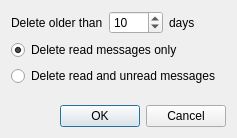
<?xml version="1.0" encoding="UTF-8"?>
<ui version="4.0">
 <class>PurgeDlg</class>
 <widget class="QDialog" name="PurgeDlg">
  <property name="geometry">
   <rect>
    <x>0</x>
    <y>0</y>
    <width>237</width>
    <height>138</height>
   </rect>
  </property>
  <property name="windowTitle">
   <string>Purge Feed</string>
  </property>
  <layout class="QVBoxLayout" name="verticalLayout">
   <item>
    <layout class="QHBoxLayout" name="horizontalLayout">
     <item>
      <widget class="QLabel" name="label">
       <property name="text">
        <string>Delete older than</string>
       </property>
      </widget>
     </item>
     <item>
      <widget class="QSpinBox" name="daysSpin">
       <property name="minimum">
        <number>1</number>
       </property>
       <property name="maximum">
        <number>9999</number>
       </property>
       <property name="value">
        <number>10</number>
       </property>
      </widget>
     </item>
     <item>
      <widget class="QLabel" name="label_2">
       <property name="text">
        <string>days</string>
       </property>
      </widget>
     </item>
     <item>
      <spacer name="horizontalSpacer">
       <property name="orientation">
        <enum>Qt::Horizontal</enum>
       </property>
       <property name="sizeHint" stdset="0">
        <size>
         <width>40</width>
         <height>20</height>
        </size>
       </property>
      </spacer>
     </item>
    </layout>
   </item>
   <item>
    <widget class="QRadioButton" name="deleteReadOnlyButton">
     <property name="text">
      <string>Delete read messages only</string>
     </property>
     <property name="checked">
      <bool>true</bool>
     </property>
    </widget>
   </item>
   <item>
    <widget class="QRadioButton" name="deleteReadAndUnreadButton">
     <property name="text">
      <string>Delete read and unread messages</string>
     </property>
    </widget>
   </item>
   <item>
    <spacer name="verticalSpacer">
     <property name="orientation">
      <enum>Qt::Vertical</enum>
     </property>
     <property name="sizeHint" stdset="0">
      <size>
       <width>20</width>
       <height>14</height>
      </size>
     </property>
    </spacer>
   </item>
   <item>
    <widget class="QDialogButtonBox" name="buttonBox">
     <property name="orientation">
      <enum>Qt::Horizontal</enum>
     </property>
     <property name="standardButtons">
      <set>QDialogButtonBox::Cancel|QDialogButtonBox::Ok</set>
     </property>
    </widget>
   </item>
  </layout>
 </widget>
 <resources/>
 <connections>
  <connection>
   <sender>buttonBox</sender>
   <signal>accepted()</signal>
   <receiver>PurgeDlg</receiver>
   <slot>accept()</slot>
   <hints>
    <hint type="sourcelabel">
     <x>248</x>
     <y>254</y>
    </hint>
    <hint type="destinationlabel">
     <x>157</x>
     <y>274</y>
    </hint>
   </hints>
  </connection>
  <connection>
   <sender>buttonBox</sender>
   <signal>rejected()</signal>
   <receiver>PurgeDlg</receiver>
   <slot>reject()</slot>
   <hints>
    <hint type="sourcelabel">
     <x>316</x>
     <y>260</y>
    </hint>
    <hint type="destinationlabel">
     <x>286</x>
     <y>274</y>
    </hint>
   </hints>
  </connection>
 </connections>
</ui>
